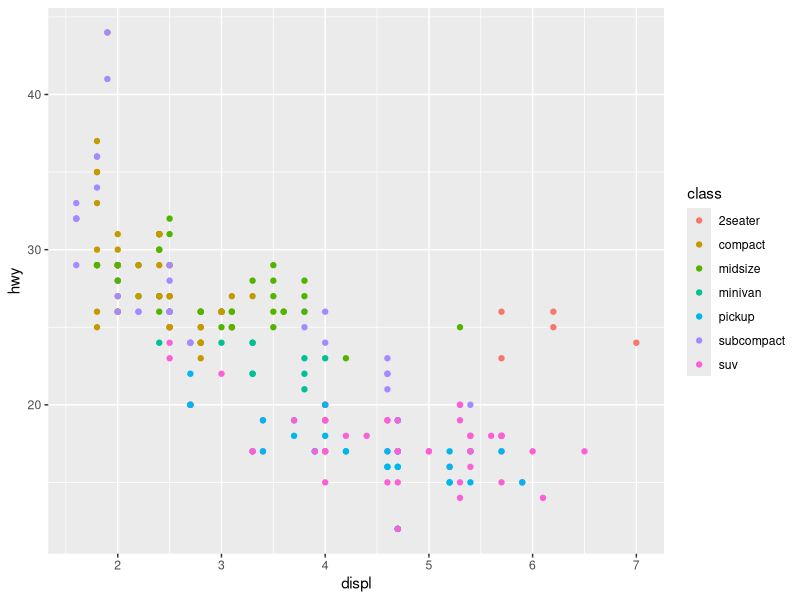
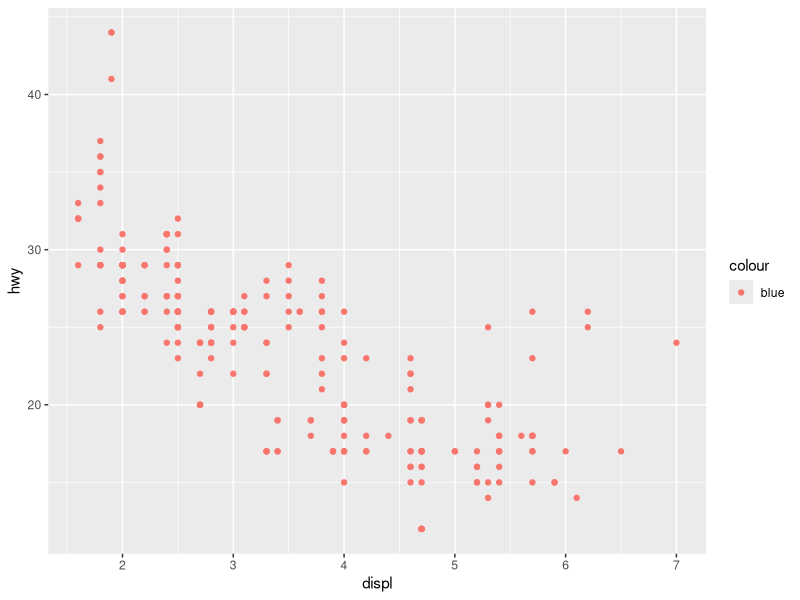
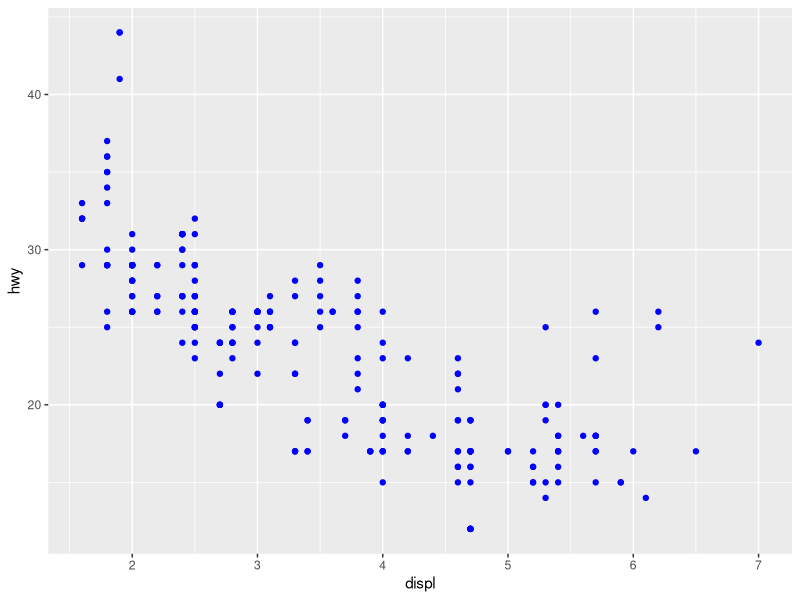
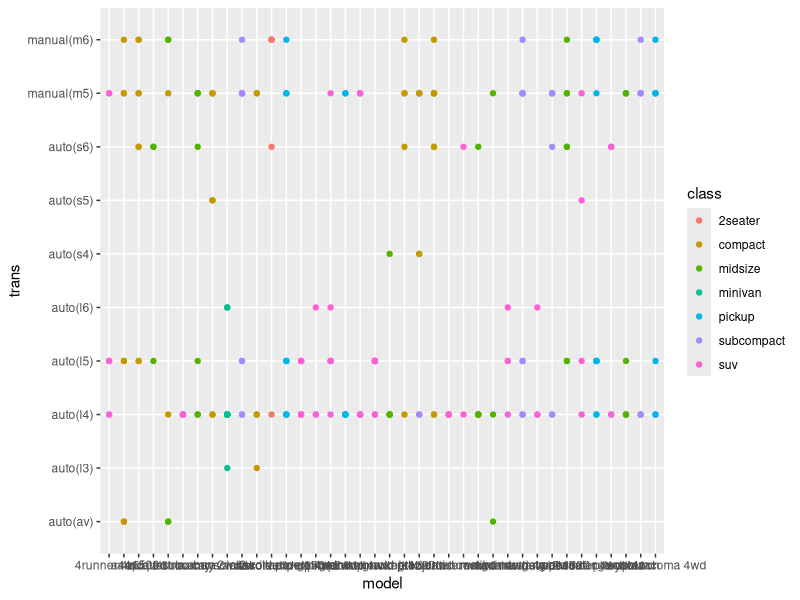
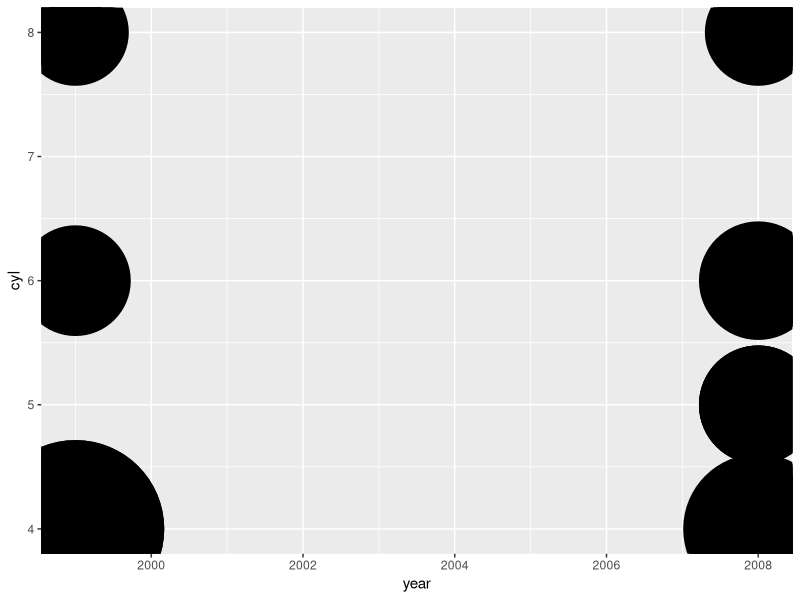
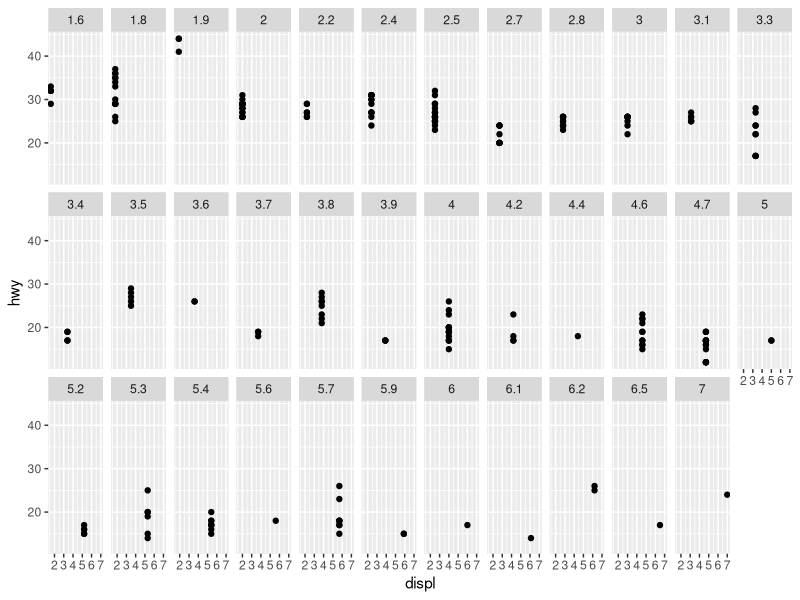
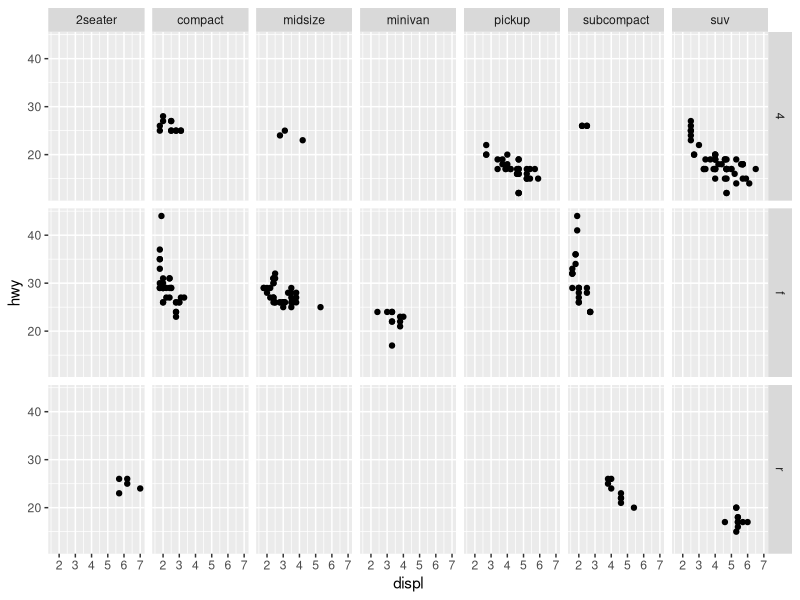
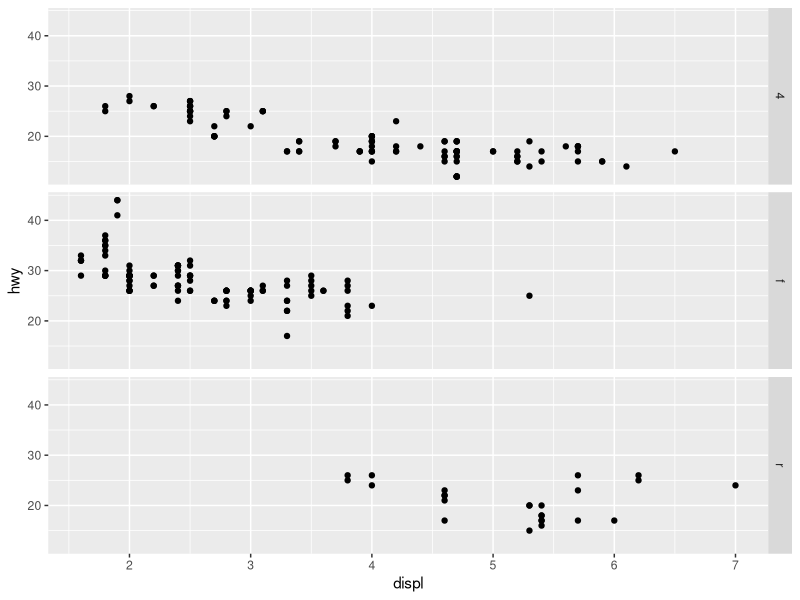

Source code (R) for these figures, in order:
# The easiest way to get ggplot2 is to install the whole tidyverse:
install.packages("tidyverse")

# Alternatively, install just ggplot2:
install.packages("ggplot2")

library(ggplot2)

mpg$trans

summary(mpg)
str(mpg)

ggplot(mpg, aes(displ, hwy, colour = class)) + 
  geom_point()

ggplot(data = mpg) + 
  geom_point(mapping = aes(x = displ, y = hwy, color = "blue"))

ggplot(data = mpg) + 
  geom_point(mapping = aes(x = displ, y = hwy), color = "blue")

unique(mpg$year)
# aes funciton
#x
# y
# alpha
# colour
# fill
# shape
# size
# stroke

#categorical
ggplot(data = mpg) + 
  geom_point(mapping = aes(x = model, y = trans, colour = class))

#numerical
ggplot(data = mpg) + 
  geom_point(mapping = aes(x = year, y = cyl, stroke = hwy))

#facet wrap
ggplot(data = mpg) + 
  geom_point(mapping = aes(x = displ, y = hwy)) +
  facet_wrap(~ displ, nrow = 3)

ggplot(data = mpg) + 
  geom_point(mapping = aes(x = displ, y = hwy)) +
  facet_grid(drv ~ class)


ggplot(data = mpg) + 
  geom_point(mapping = aes(x = displ, y = hwy)) +
  facet_grid(drv ~ .)

ggplot(data = mpg) + 
  geom_point(mapping = aes(x = displ, y = hwy)) +
  facet_grid(. ~ class)


